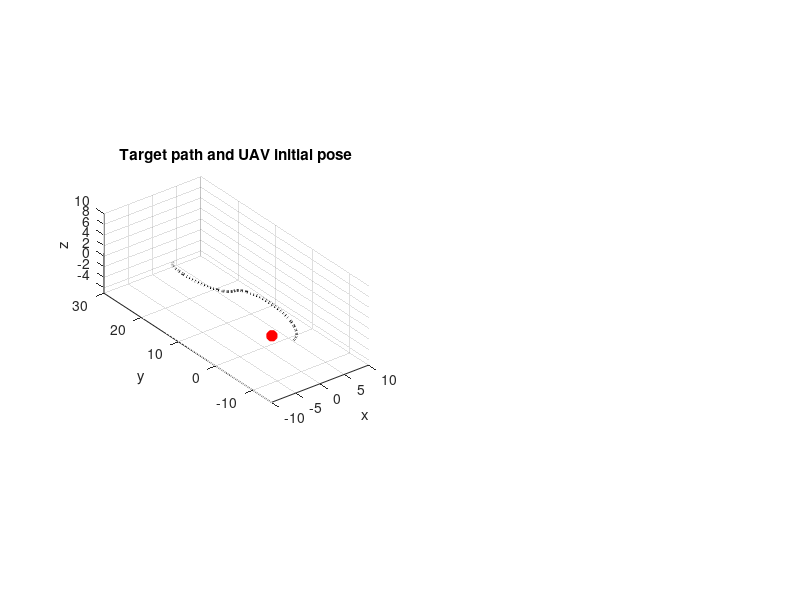

This figure's MATLAB source: (Note: this script raises an error after producing the figure.)
%% Scenario
clc; clear all
   for section=1
    %% Setting target path 
    N_sim=200; % total simulation step 
    t0=0; tf=5;
    dt=(tf-t0)/N_sim;
    t_sim=linspace(t0,tf,N_sim); % global time clock 
    
    theta=linspace(-pi/2,pi/2,N_sim/2);
    R=8;
    xs=R*cos(theta)/3; ys=R*sin(theta); zs=-2*(t_sim(1:N_sim)-t_sim(1)).*(t_sim(1:N_sim)-t_sim(end))*(2/(tf-t0))^2;
    
    target_path=[xs;ys]; % positional history of target
    
    xs=-xs; ys=ys+2*R;
    target_path=[target_path [xs;ys]];
    target_path=[target_path ; zs];
    target_path=target_path;
    
    
    %% UAV inital position 
    p0=target_path(:,1)'+[-3 2 1];
    v0=[0 0 0];
    a0=[0 0 0];
    R0=eye(3);
    w0=[0 0 0]';
    state=[p0'; v0'; reshape(R0,9,1); w0];
    data.params.mQ = 0.5 ;
    data.params.J = diag([0.557, 0.557, 1.05]*1e-2);
    data.params.g = 9.81 ;
    data.params.e1 = [1;0;0] ;
    data.params.e2 = [0;1;0] ;
    data.params.e3 = [0;0;1] ;
    focal_l=0.05;
    odeopts = odeset('RelTol', 1e-4, 'AbsTol', 1e-5) ;
    
    %% check the target trajectory 
    figure
    set(gcf,'Position',[500 300 1200 600])
    set(gcf,'defaultfigurecolor',[1 1 1])
    subplot(1,2,1)
    plot3(target_path(1,:),target_path(2,:),target_path(3,:),'k:','LineWidth',2)
    hold on 
    plot3(p0(1),p0(2),p0(3),'r*','MarkerSize',8,'LineWidth',3)
    title('Target path and UAV initial pose')
    xlabel('x'); ylabel('y'); zlabel('z')
    axis equal
    axis_vector=[-10 10 -15 30 -5 10];
    axis(axis_vector)
    grid on 
    %% Setting 
    addpath('FOV_opti')
    do_fit=true; % should we perform fitting ? 
    replan=true;
    Xr=p0; Vr=v0; Ar=a0; % position and velocity of UAV 
    N_obs=10;
    obs_period=N_obs*dt;  % observation period 
    pred_period=1; % prediction period
    pred_acc_error_tol=1;  % accumulated prediction error toloerance  
   end
%% Simulation start 
X_target_history=[];
X_UAV_history=[]; V_UAV_history=[]; A_UAV_history=[];
f_UAV_history=[]; M_UAV_history=[]; proj_history=[];
b3_history=[];
t_history=[]; t_replan_history=[];
for step=N_obs:N_sim    
 %% Prediction and Planning
for section=2
        
    t_cur=t_sim(step); % current time 
    t_history=[t_history t_cur];
    X_target=target_path(:,step); % current target position 
    
    obs_pnts=target_path(:,step-N_obs+1:step);   
    obs_t=t_sim(step-N_obs+1:step);

    n_target=3; % target motion fitting poly order 
    %% Normal polyfit 
%     px=polyfit(obs_t,obs_pnts(1,:),n);
%     py=polyfit(obs_t,obs_pnts(2,:),n);
%     pz=polyfit(obs_t,obs_pnts(3,:),n);
% 
%     t_pred=linspace(0,1,20);
%     fit_pnts=[polyval(px,t_pred); polyval(py,t_pred) ;polyval(pz,t_pred) ];
%     plot3(fit_pnts(1,:),fit_pnts(2,:),fit_pnts(3,:),'g-','LineWidth',3)

    %% Modified polyfit
    if do_fit 
        fitting_error=0;
        t_fitting_start=t_cur;
       
        ws=linspace(2,2,length(obs_pnts)); % regression weight 
        lambda=0.001; % penalty weight for curvature 

        [px_t,res_x]=target_traj_fitting(obs_t,obs_pnts(1,:),n_target,ws,lambda,obs_period,pred_period);
        [py_t,res_y]=target_traj_fitting(obs_t,obs_pnts(2,:),n_target,ws,lambda,obs_period,pred_period);
        [pz_t,res_z]=target_traj_fitting(obs_t,obs_pnts(3,:),n_target,ws,lambda,obs_period,pred_period);
        do_fit=false;         
    end

    % poly fit error  
    t_exe=(t_cur-t_fitting_start)/pred_period; % evaluation point        
    pred_X_target=[(px_t')*t_vector(t_exe,0,n_target) ; (py_t')*t_vector(t_exe,0,n_target) ; (pz_t')*t_vector(t_exe,0,n_target)];
    fitting_error=fitting_error+norm(X_target-pred_X_target); 
    
    %% Calculate intercept point using optimization 

    % degree of uncertainty 
    sum_res=res_x+res_y+res_z;

    w1=1000; w2=1; % weight of dou and jerk respectively 

    % interception points 
%     tc=fmincon(@(t) w2*double(jerk_fun(px_t(1),px_t(2),px_t(3),px_t(4),a0(1),v0(1),p0(1),py_t(1),py_t(2),py_t(3),py_t(4),...
%         a0(2),v0(2),p0(2),pz_t(1),pz_t(2),pz_t(3),pz_t(4),a0(3),v0(3),p0(3),t))+w1*double(dou_fun(sum_res,t)),0.5,[],[],[],[],0,1);
%     pc=[(px_t')*t_vector(tc,0,n_target) ; (py_t')*t_vector(tc,0,n_target) ; (pz_t')*t_vector(tc,0,n_target)];
%     vc=[(px_t')*t_vector(tc,1,n_target) ; (py_t')*t_vector(tc,1,n_target) ; (pz_t')*t_vector(tc,1,n_target)];

%     plot3(pc(1),pc(2),pc(3),'Color',[0.5 0.2 0.2],'Marker','*','LineWidth',2,'MarkerSize',10)
    %Test the validity of interception point
    % ts=linspace(0.2,1,10);
    % jerks=[]; dous=[];
    % for i=ts
    % jerks=[jerks double(jerk_fun(px(1),px(2),px(3),px(4),a0(1),v0(1),p0(1),py(1),py(2),py(3),py(4),...
    %     a0(2),v0(2),p0(2),pz(1),pz(2),pz(3),pz(4),a0(3),v0(3),p0(3),i))];
    % dous=[dous dou_fun(sum_res,i)];
    % end
    % figure
    % subplot(3,1,1)
    % plot(ts,w2*jerks,'Color',[0 0 0.7])
    % subplot(3,1,2)
    % plot(ts,w1*dous,'Color',[0.7 0 0] )
    % subplot(3,1,3)
    % plot(ts,w1*dous+w2*jerks,'Color',[0 0 0])

end

%% Guidance
for section=3 
    n_pg=8; % poly order of guidance 
    %% method 1 : converge position error and velocity error     
    if replan % if we have to replan the guidance path  
        if isempty(A_UAV_history)
            FOV_tol=0.3;
        else
            FOV_tol_tmp=col_norm((A_UAV_history+repmat([0 0 9.81]',1,length(A_UAV_history)))).*col_norm(X_target_history-X_UAV_history);       
            FOV_tol=(mean(FOV_tol_tmp(max(end-N_obs,1):end))/max(FOV_tol_tmp(max(end-N_obs,1):end))/1.5)^3;            
        end
        
        % guidance path obtained 
        disp('path generation...')
        tic
        [px_r,py_r,pz_r] = guidance_path(px_t,py_t,pz_t,Xr,Vr*pred_period,Ar*pred_period^2,n_pg,9.81*pred_period^2,FOV_tol)      ;  
        toc
        % controller 
        disp('control input generation...')
        data.params.p=[px_r';py_r';pz_r'];
        data.params.pt=[px_t';py_t';pz_t'];
        [t, x] = ode15s(@UAV_dynamics_geometric_control, [0 1], state, odeopts, data) ; 
        
        t_buffer_start=t_cur;        
        replan=false;           
    end
    
    % guidance command
    t_exe=(t_cur+dt-t_buffer_start)/pred_period; % evaluation point         
    % no controller 
%     Xd=[(px_r')*t_vector(t_exe,0,n_pg) ; (py_r')*t_vector(t_exe,0,n_pg) ; (pz_r')*t_vector(t_exe,0,n_pg)];
%     Vd=[(px_r')*t_vector(t_exe,1,n_pg) ; (py_r')*t_vector(t_exe,1,n_pg) ; (pz_r')*t_vector(t_exe,1,n_pg)]/pred_period;
%     Ad=[(px_r')*t_vector(t_exe,2,n_pg) ; (py_r')*t_vector(t_exe,2,n_pg) ; (pz_r')*t_vector(t_exe,2,n_pg)]/pred_period^2;
%     Xr=Xd; 
%     Vr=Vd;
%     Ar=Ad;
%    
    % controller 
    %use guidance command 
    [~,min_idx]=min(abs(t-t_exe));    state=x(min_idx,:)';
    [dx,xd,f,M,b1d]=UAV_dynamics_geometric_control(t_exe,state,data);
    Xr=state(1:3); Vr=state(4:6)/pred_period; Ar=dx(4:6)/pred_period^2;
    Rr=reshape(state(7:15),3,3);
    b3_history=[b3_history Rr(:,3)];
    f_UAV_history=[f_UAV_history f];
    M_UAV_history=[M_UAV_history M'];

   
    % history  
    X_UAV_history=[X_UAV_history Xr];
    V_UAV_history=[V_UAV_history Vr];
    A_UAV_history=[A_UAV_history Ar];

    X_target_history=[X_target_history X_target];

    proj_history=[proj_history proj_image(focal_l,Xr,Rr,X_target)];
    
    %% method 2 : using interception point 
end
%% check the necessity of replan and fitting 
% fprintf('current prediction error: %f\n',fitting_error)

if pred_acc_error_tol<fitting_error 
    do_fit=true; replan=true; 
    t_replan_history=[t_replan_history t_cur];
    disp('replanning activated')
end

%% Plotting 
for section=4
    % target path 
    subplot(1,2,2)
    plot(proj_history(1,2:end),proj_history(2,2:end),'ro-','LineWidth',2,'MarkerSize',2)
    hold on 
    for fov=[5 10 30 50]
        pnts=circle([0 0],focal_l*tan(fov*pi/180));
        pnts=[pnts pnts(:,1)];
        plot(pnts(1,:),pnts(2,:),'b-')
        txt1 = strcat ('\leftarrow FOV=',num2str(fov*2));
        text(pnts(1,fov),pnts(2,fov),txt1)
    end
    axis([-focal_l*tan(pi/3) focal_l*tan(pi/3) -focal_l*tan(pi/3) focal_l*tan(pi/3)])
    title('image plane (120deg FOV)')

    
    subplot(1,2,1)
    view(47,13)
    title('traj')

    axis(axis_vector)

    hold on 
    plot3(target_path(1,:),target_path(2,:),target_path(3,:),'k:','LineWidth',2)
    

    % observation points 
    plot3(obs_pnts(1,:),obs_pnts(2,:),obs_pnts(3,:),'bo','MarkerSize',2,'LineWidth',3)

    % target current position 
    plot3(X_target(1),X_target(2),X_target(3),'r*','MarkerSize',8,'LineWidth',3)
              
    % UAV cur position 
    plot3(Xr(1),Xr(2),Xr(3),'k*','MarkerSize',8,'LineWidth',3)
    
    % future target traj
    t_pred=linspace(0,1,20); % prediction begins from 0 to 1 
    fit_pnts=[polyval(flip(px_t),t_pred); polyval(flip(py_t),t_pred) ;polyval(flip(pz_t),t_pred)];
    plot3(fit_pnts(1,:),fit_pnts(2,:),fit_pnts(3,:),'-','Color',[0 0 0 0.5],'LineWidth',2)
    
    % planned UAV traj 
    fit_pnts=[polyval(flip(px_r),t_pred); polyval(flip(py_r),t_pred) ;polyval(flip(pz_r),t_pred)];
    plot3(fit_pnts(1,:),fit_pnts(2,:),fit_pnts(3,:),'-','Color',[0 0.8 0 ],'LineWidth',3)
    
    % rotational matrix 
    Rplot(Xr,Rr,2)
    scale=5;
%     quiver3(Xr(1),Xr(2),Xr(3),scale*b1d(1),scale*b1d(2),scale*b1d(3))

    grid on     
    children = get(gca, 'children');
    pause(1e-1)
    delete(children(1:end))
   
end
    plot3(X_UAV_history(1,:),X_UAV_history(2,:),X_UAV_history(3,:),'ko-','LineWidth',1)

    plot3(X_target_history(1,:),X_target_history(2,:),X_target_history(3,:),'ro-','LineWidth',1)

if norm(Xr-X_target)<0.5
    break 
end

end

%% Result 
figure 
subplot(4,1,1)
plot(t_history,X_target_history(1,:))
hold on 
plot(t_history,X_UAV_history(1,:))
legend({'target','UAV'})
title('x history[m]')


subplot(4,1,2)
plot(t_history,X_target_history(2,:))
hold on 
plot(t_history,X_UAV_history(2,:))
legend({'target','UAV'})
title('y history[m]')

subplot(4,1,3)
plot(t_history,X_target_history(3,:))
hold on 
plot(t_history,X_UAV_history(3,:))
legend({'target','UAV'})
title('z history[m]')

subplot(4,1,4)
prod_history=A_UAV_history(1,:).*(X_target_history(1,:) - X_UAV_history(1,:))+...
    A_UAV_history(2,:).*(X_target_history(2,:) - X_UAV_history(2,:))+...
    (A_UAV_history(3,:)+9.81).*(X_target_history(3,:) - X_UAV_history(3,:));
cos_history=(prod_history./col_norm(A_UAV_history+repmat([0 0 9.81]',1,length(prod_history)))./col_norm(X_target_history-X_UAV_history));
plot(t_history,(acos(abs(cos_history)))*180/pi)
% plot(t_history,abs(acos(abs(cos_history))-pi/2)*180/pi)
hold on 
plot(t_replan_history,zeros(1,length(t_replan_history)),'ro','LineWidth',2)
plot(t_history,90*ones(1,length(t_history)),'r--')
legend({'','replan','90deg'})
title('ang btw b3 , d')

% 
% figure
% title('image plane')
% 
% plot(proj_history(1,2:end),proj_history(2,2:end),'ko-','LineWidth',3)
% axis([-focal_l*tan(60) focal_l*tan(60) -focal_l*tan(60) focal_l*tan(60)])

%% numerical stability ?
b3_tmp=A_UAV_history+repmat([0 0 9.81]',1,length(A_UAV_history));
test=[];
for i=1:length(b3_tmp)
    test=[test norm(b3_tmp(:,i)/norm(b3_tmp(:,i))-b3_history(:,i))];
end
test=real(test);

%% error vector 
error=X_target_history-X_UAV_history;
yaw=atan2(error(2,:),error(1,:))*180/pi;



